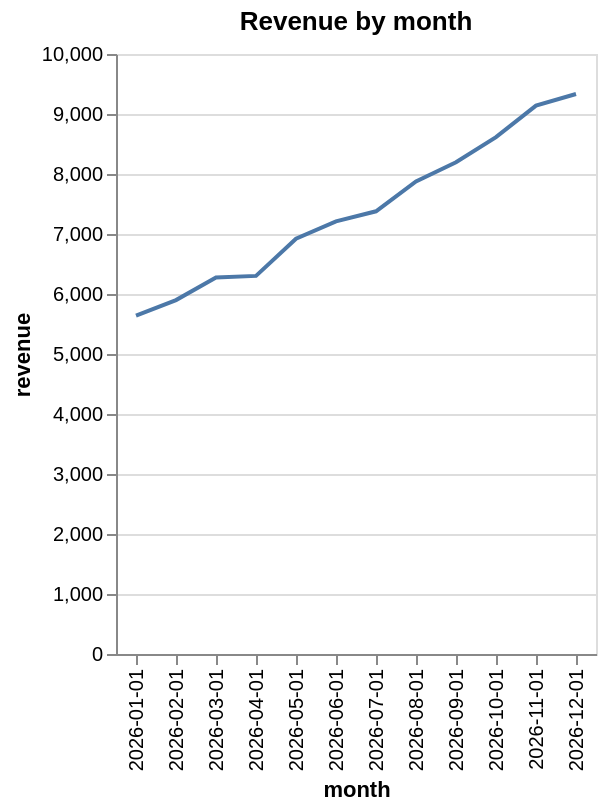

Write the Vega-Lite specification saved for this chart.
### Vega-Lite specification from a JSON file in a GitHub repository (floating-point values rounded to 4 significant figures)
{"$schema": "https://vega.github.io/schema/vega-lite/v5.json", "title": "Revenue by month", "mark": "line", "encoding": {"x": {"field": "month", "type": "nominal"}, "y": {"field": "revenue", "type": "quantitative"}}, "data": {"values": [{"month": "2026-01-01", "revenue": 5639}, {"month": "2026-02-01", "revenue": 5898.0}, {"month": "2026-03-01", "revenue": 6274.0}, {"month": "2026-04-01", "revenue": 6302}, {"month": "2026-05-01", "revenue": 6922.0}, {"month": "2026-06-01", "revenue": 7210}, {"month": "2026-07-01", "revenue": 7378.0}, {"month": "2026-08-01", "revenue": 7878.0}, {"month": "2026-09-01", "revenue": 8195}, {"month": "2026-10-01", "revenue": 8614.0}, {"month": "2026-11-01", "revenue": 9140.0}, {"month": "2026-12-01", "revenue": 9334.0}]}}
